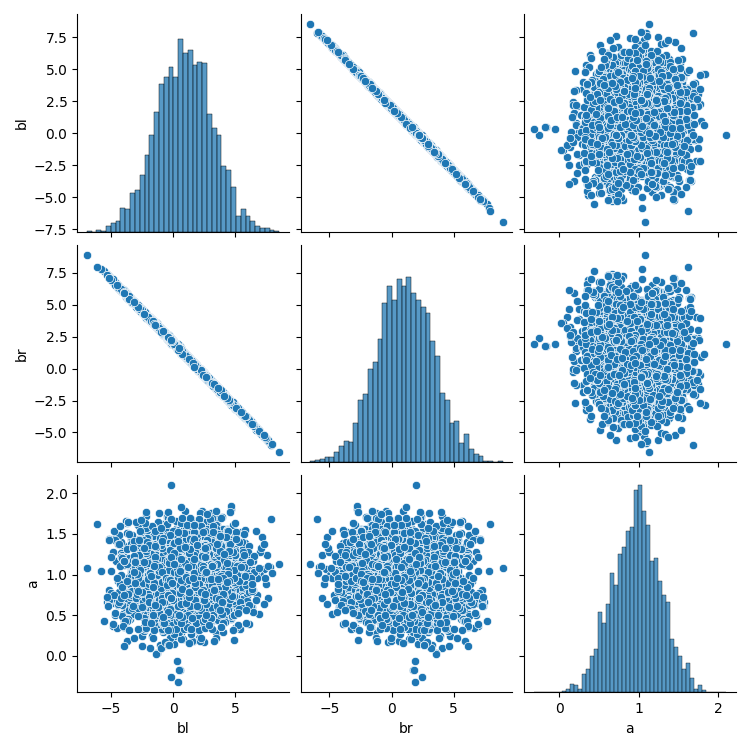

This figure's Python source:
"""
intro to pystan
"""
import numpy as np
import matplotlib.pyplot as plt
import seaborn as sns
import stan

def sim_legs(n):
    """simulate leg lengths"""
    np.random.seed(0)
    height = np.random.normal(10, 2, size=n)
    leg_prop = np.random.uniform(0.4, 0.5, n)
    leg_left = leg_prop * height + np.random.normal(0, 0.02, n)
    left_right = leg_prop * height + np.random.normal(0, 0.02, n)
    legs = {"N": n,
            "height": height,
            "leg_left": leg_left,
            "leg_right": left_right}
    return legs

stan_code = """
data{
    int<lower=0> N;  
    vector[N] height;
    vector[N] leg_right;
    vector[N] leg_left;
}
parameters{
    real a;
    real bl;
    real br;
    real<lower=0> sigma;
}
model{
    vector[N] mu;
    sigma ~ exponential( 1 );
    br ~ normal( 2 , 10 );
    bl ~ normal( 2 , 10 );
    a ~ normal( 10 , 100 );
    for ( i in 1:N ) {
        mu[i] = a + bl * leg_left[i] + br * leg_right[i];
    }
    height ~ normal( mu , sigma );
}
"""
# generated quantities{
#     vector[N] log_lik;
#     vector[N] mu;
#     for ( i in 1:N ) {
#         mu[i] = a + bl * leg_left[i] + br * leg_right[i];
#     }
#     for ( i in 1:N ) log_lik[i] = normal_lpdf( height[i] | mu[i] , sigma );
# }

# simulate
legs_data = sim_legs(n=100)
# print(legs_data)

# fit
posterior = stan.build(stan_code, data=legs_data)
fit = posterior.sample(num_chains=4, num_samples=1000)
df = fit.to_frame()  # pandas `DataFrame, requires pandas
print(df)

# plot
df_params = df[['bl', 'br', 'a']]
g = sns.pairplot(df_params)
plt.savefig('./ch10.png')